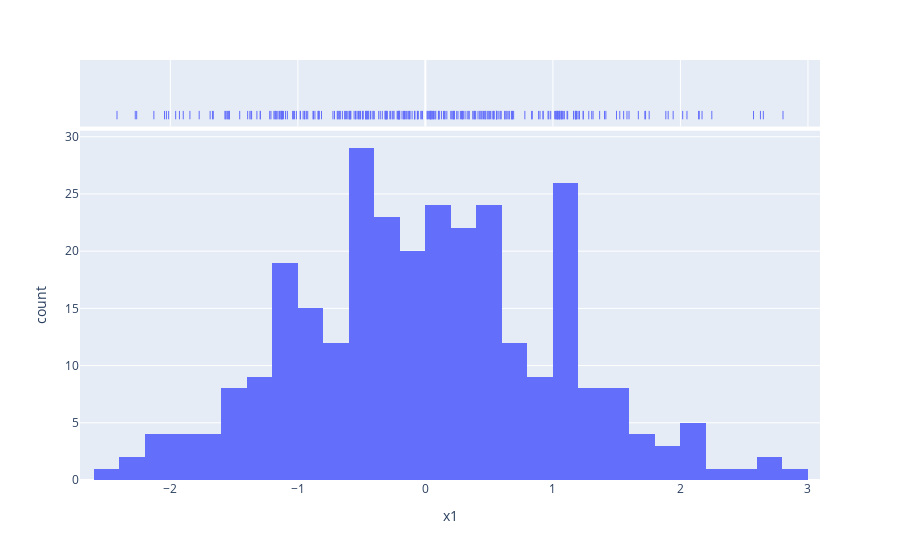

The notebook cell saved with this chart:
### Code cell
px.histogram(x, x="x1", marginal="rug", nbins=30)

### Figure 1 — Plotly figure (JSON) as saved in the notebook; plotly's stock layout.template omitted (floating-point values rounded to 4 significant figures; data arrays with more than 128 entries replaced by an {"elided": "..."} marker saying what was removed)
{"data": [{"alignmentgroup": "True", "bingroup": "x", "hoverlabel": {"namelength": 0}, "hovertemplate": "x1=%{x}<br>count=%{y}", "legendgroup": "", "marker": {"color": "#636efa"}, "name": "", "nbinsx": 30, "offsetgroup": "", "orientation": "v", "showlegend": false, "type": "histogram", "x": {"elided": "300 float values"}, "xaxis": "x", "yaxis": "y"}, {"alignmentgroup": "True", "boxpoints": "all", "fillcolor": "rgba(255,255,255,0)", "hoverlabel": {"namelength": 0}, "hoveron": "points", "hovertemplate": "x1=%{x}", "jitter": 0, "legendgroup": "", "line": {"color": "rgba(255,255,255,0)"}, "marker": {"color": "#636efa", "symbol": "line-ns-open"}, "name": "", "offsetgroup": "", "showlegend": false, "type": "box", "x": {"elided": "300 float values"}, "xaxis": "x2", "yaxis": "y2"}], "layout": {"barmode": "relative", "legend": {"tracegroupgap": 0}, "margin": {"t": 60}, "xaxis": {"anchor": "y", "domain": [0, 1], "title": {"text": "x1"}}, "xaxis2": {"anchor": "y2", "domain": [0, 1], "matches": "x", "showgrid": true, "showticklabels": false}, "yaxis": {"anchor": "x", "domain": [0, 0.8316], "title": {"text": "count"}}, "yaxis2": {"anchor": "x2", "domain": [0.8416, 1], "matches": "y2", "showgrid": false, "showline": false, "showticklabels": false, "ticks": ""}}}
